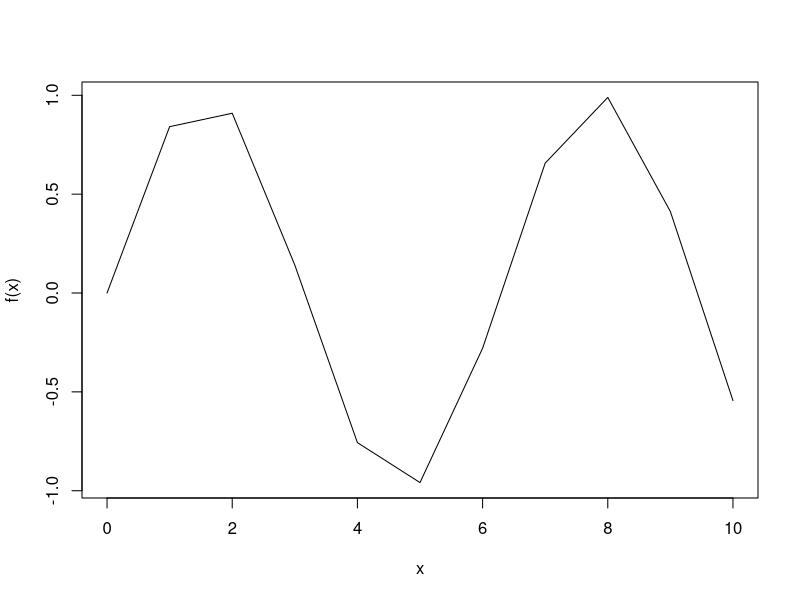
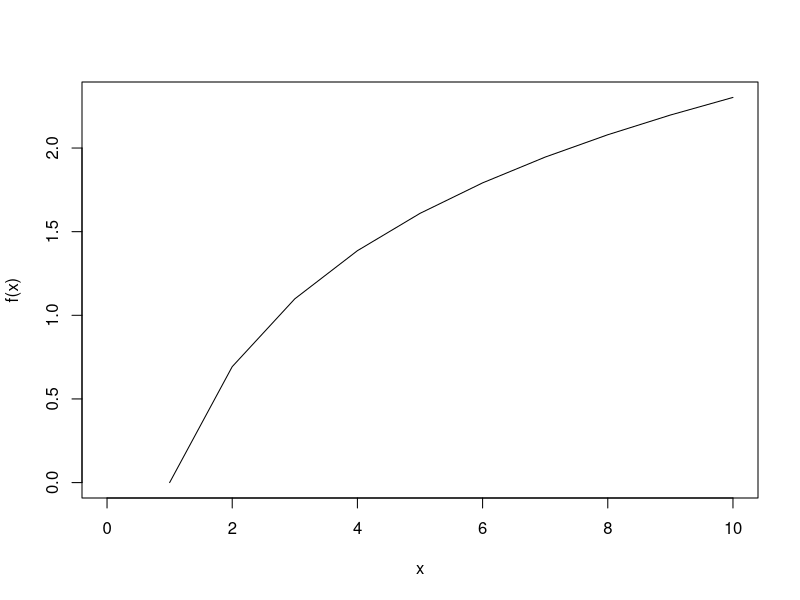
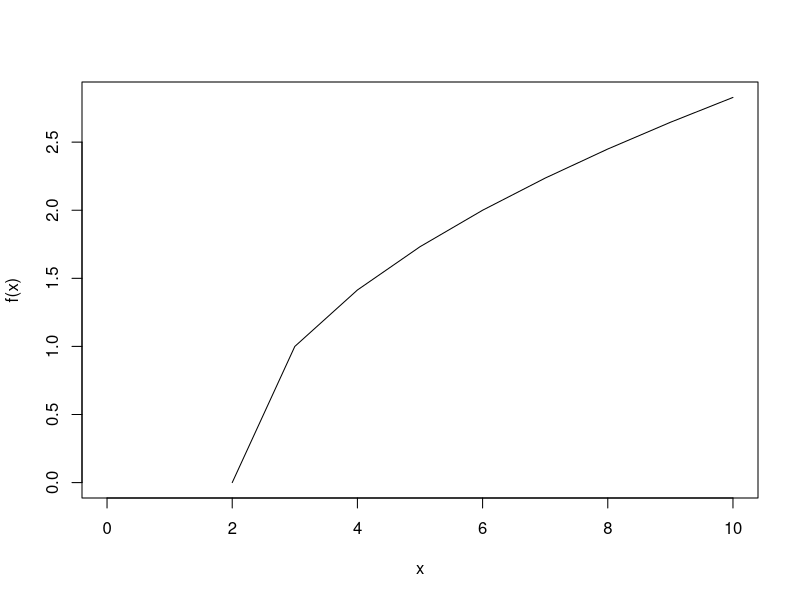
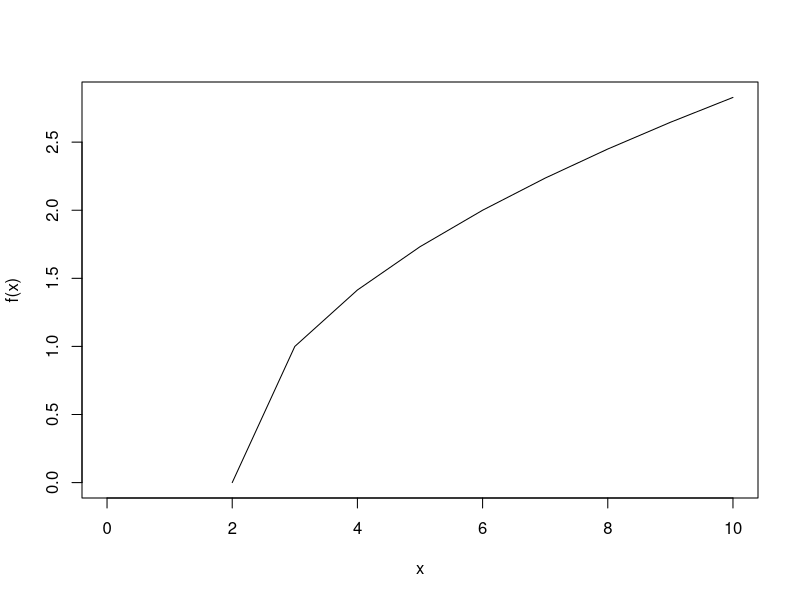
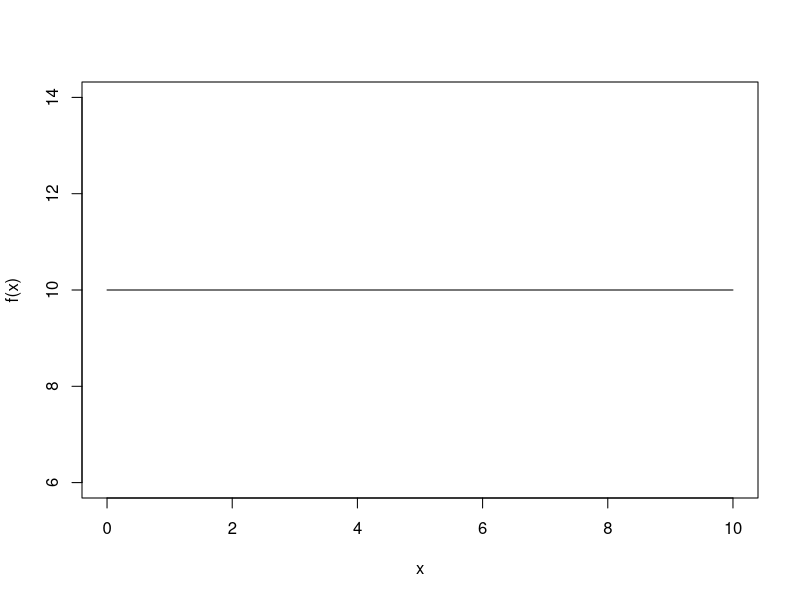
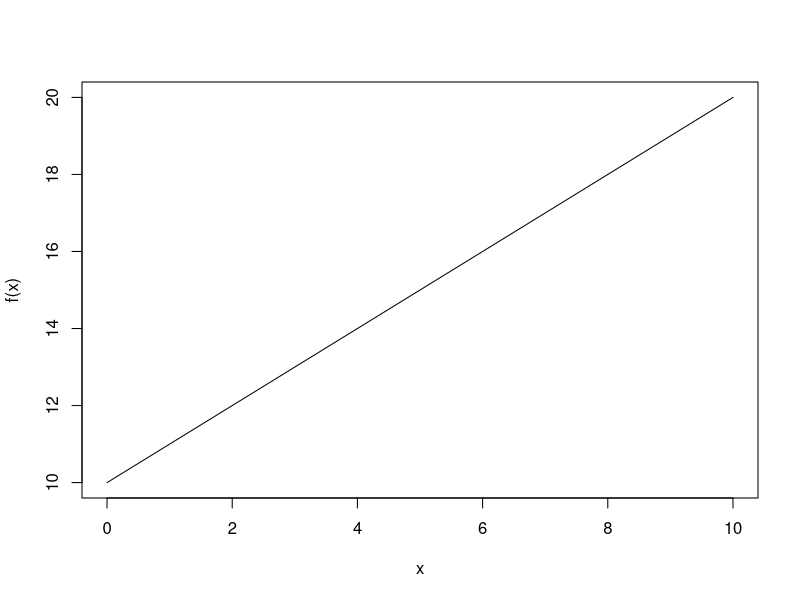
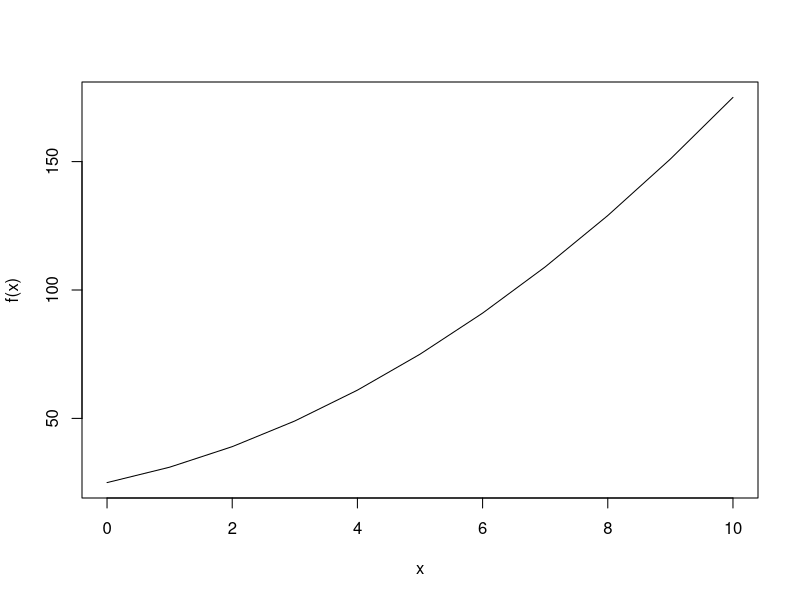
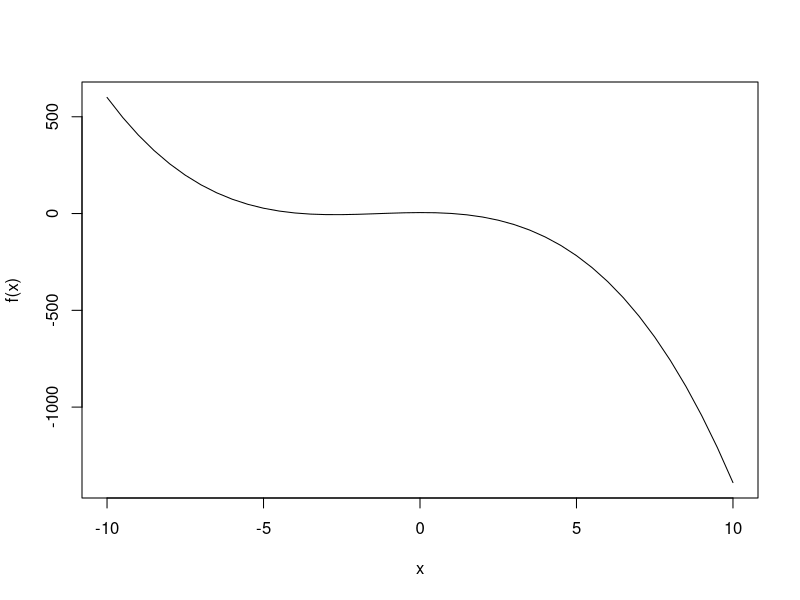

Source code (R) for these figures, in order:

#Exercise No.1
f<-function(x){
    fx<- sin(x)
    return (fx)
}

input<-0:10
plot(input,
sapply(input,f),
type="l", xlab="x",
ylab = "f(x)")

#Exercise No 2
f<-function(x){
    fx<- log(x)
    return (fx)
}

input<-0:10
plot(input,
sapply(input,f),
type="l", xlab="x",
ylab = "f(x)")

#Exercise No 3
f<-function(x){
    fx<- sqrt(x-2) 
    return (fx)
}

input<-0:10
plot(input,
sapply(input,f),
type="l", xlab="x",
ylab = "f(x)")

#Exercise No 4
f<-function(x){
    fx<- sqrt(x-2)
    return (fx)
}

input<-0:10
plot(input,
sapply(input,f),
type="l", xlab="x",
ylab = "f(x)")

#Constant Functions
f<-function(x){
    fx<- 10
    return (fx)
}

input<-0:10
plot(input,
sapply(input,f),
type="l", xlab="x",
ylab = "f(x)")

#Linear Functions
f<-function(x){
    fx<- x+10
    return (fx)
}

input<-0:10
plot(input,
sapply(input,f),
type="l", xlab="x",
ylab = "f(x)")

#Quadratic Functions
f<-function(x){
    fx<- 1*x^2+5*x+25
    return (fx)
}

input<-0:10
plot(input,
sapply(input,f),
type="l", xlab="x",
ylab = "f(x)")

#Polynomial Functions
f<-function(x){
    fx<- -1*x^3-4*x^2+1/2*x+5
    return (fx)
}

input<- seq(-10,10,0.5)
plot(input,
sapply(input,f),
type="l", xlab="x",
ylab = "f(x)")

#Rational Functions
f<-function(x){
    fx<- 5/x
    return (fx)
}

input<- seq(2,11,0.5)
plot(input,
sapply(input,f),
type="l", xlab="x",
ylab = "f(x)")
